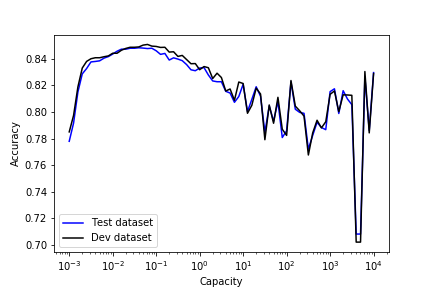

Write the Python code that produced this figure.
#!/usr/bin/env python3
# -*- coding: utf-8 -*-
"""
Created on Thu Feb  1 22:26:33 2018

@author: Xin
"""
import numpy as np
from matplotlib import pyplot
import Bian_Xin_hw3




testAcc = []
devAcc = []

Cpool = np.arange(-3,4.1,0.1)
Cpool = np.power(10, Cpool)
for C in Cpool:
    w = np.zeros((124,1))
    for _ in range(5):
        w = model(w)
    
    testAcc.append(acc(xTest, yTest))
    devAcc.append(acc(xDev, yDev))
    
pyplot.plot(Cpool, testAcc, color='blue',label='Test dataset')
pyplot.plot(Cpool, devAcc, color='black',label='Dev dataset')
pyplot.xscale('log')
pyplot.xlabel('Capacity')
pyplot.ylabel('Accuracy')
pyplot.legend()
pyplot.savefig('plot.png')
pyplot.show()